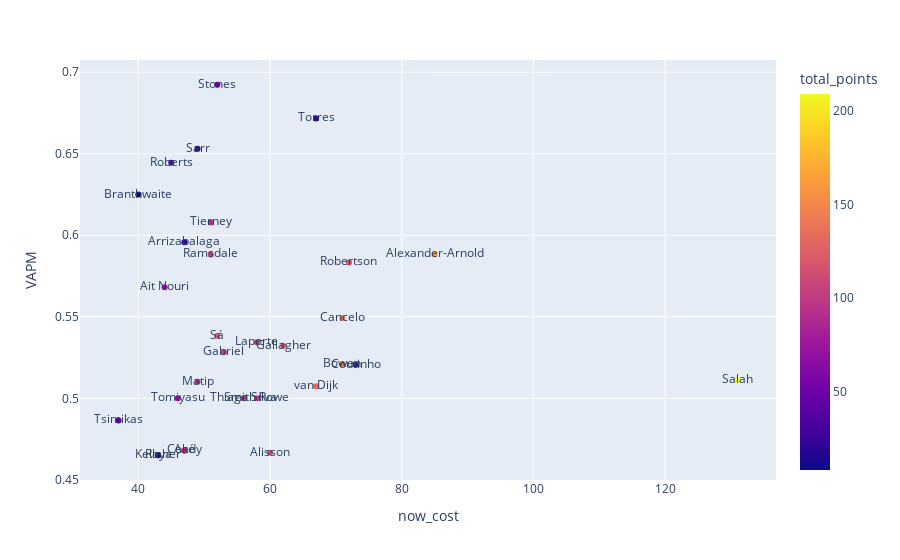

Write notebook code for a chart like this one.
### Code cell
player_value()

### Figure 1 — Plotly figure (JSON) as saved in the notebook; plotly's stock layout.template omitted (floating-point values rounded to 4 significant figures)
{"data": [{"customdata": [[5.6], [6.5], [5.2], [4.9], [4.5], [5.1], [4.8], [7], [5], [6.2], [4.5], [5.9], [4.8], [5.1], [5.3], [4.8], [5.7], [5.8], [8.7], [4.5], [5.4], [4.9], [4.8], [4.3], [3.8], [4.2], [4.2], [4.8], [4], [4]], "hovertemplate": "now_cost=%{x}<br>VAPM=%{y}<br>web_name=%{text}<br>PPG=%{customdata[0]}<br>total_points=%{marker.color}<extra></extra>", "legendgroup": "", "marker": {"color": [45, 26, 21, 34, 9, 92, 19, 162, 105, 118, 67, 142, 119, 108, 117, 101, 149, 29, 209, 94, 130, 103, 100, 69, 38, 38, 104, 114, 48, 8], "coloraxis": "coloraxis", "symbol": "circle"}, "mode": "markers+text", "name": "", "orientation": "v", "showlegend": false, "text": ["Stones", "Torres", "Sarr", "Roberts", "Branthwaite", "Tierney", "Arrizabalaga", "Alexander-Arnold", "Ramsdale", "Robertson", "Ait Nouri", "Cancelo", "Sá", "Laporte", "Gallagher", "Gabriel", "Bowen", "Coutinho", "Salah", "Matip", "van Dijk", "Smith Rowe", "Thiago Silva", "Tomiyasu", "Tsimikas", "Aké", "Coady", "Alisson", "Raya", "Kelleher"], "type": "scatter", "x": [52, 67, 49, 45, 40, 51, 47, 85, 51, 72, 44, 71, 52, 58, 62, 53, 71, 73, 131, 49, 67, 58, 56, 46, 37, 47, 47, 60, 43, 43], "xaxis": "x", "y": [0.6923, 0.6716, 0.6531, 0.6444, 0.625, 0.6078, 0.5957, 0.5882, 0.5882, 0.5833, 0.5682, 0.5493, 0.5385, 0.5345, 0.5323, 0.5283, 0.5211, 0.5205, 0.5115, 0.5102, 0.5075, 0.5, 0.5, 0.5, 0.4865, 0.4681, 0.4681, 0.4667, 0.4651, 0.4651], "yaxis": "y"}], "layout": {"coloraxis": {"colorbar": {"title": {"text": "total_points"}}, "colorscale": [[0, "#0d0887"], [0.1111, "#46039f"], [0.2222, "#7201a8"], [0.3333, "#9c179e"], [0.4444, "#bd3786"], [0.5556, "#d8576b"], [0.6667, "#ed7953"], [0.7778, "#fb9f3a"], [0.8889, "#fdca26"], [1, "#f0f921"]]}, "legend": {"tracegroupgap": 0}, "margin": {"t": 60}, "xaxis": {"anchor": "y", "domain": [0, 1], "title": {"text": "now_cost"}}, "yaxis": {"anchor": "x", "domain": [0, 1], "title": {"text": "VAPM"}}}}
